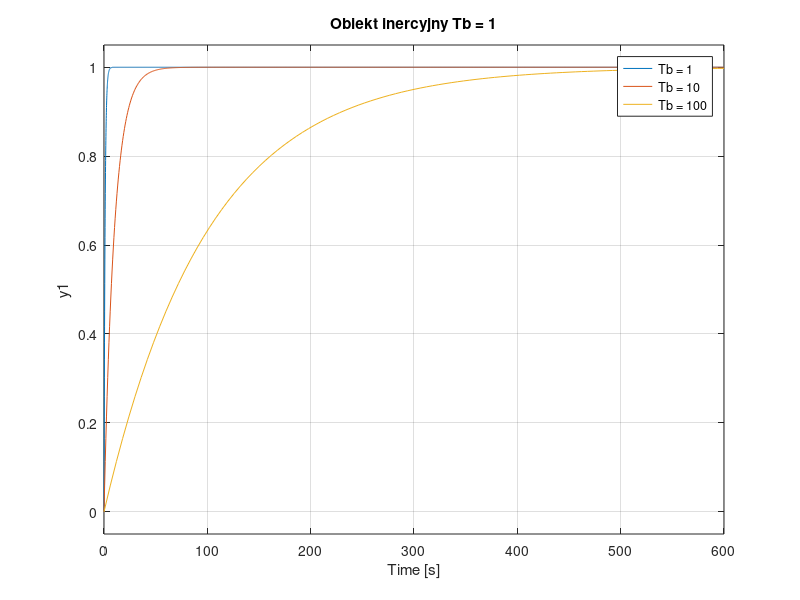
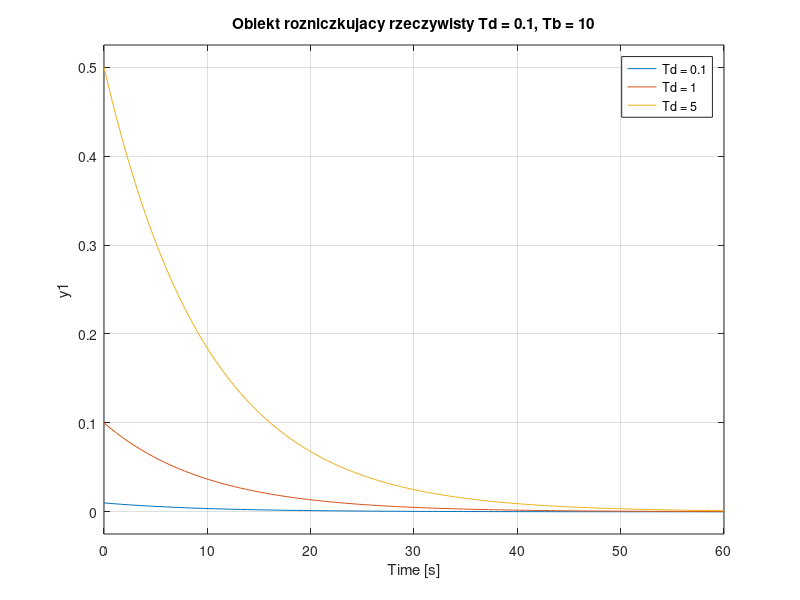
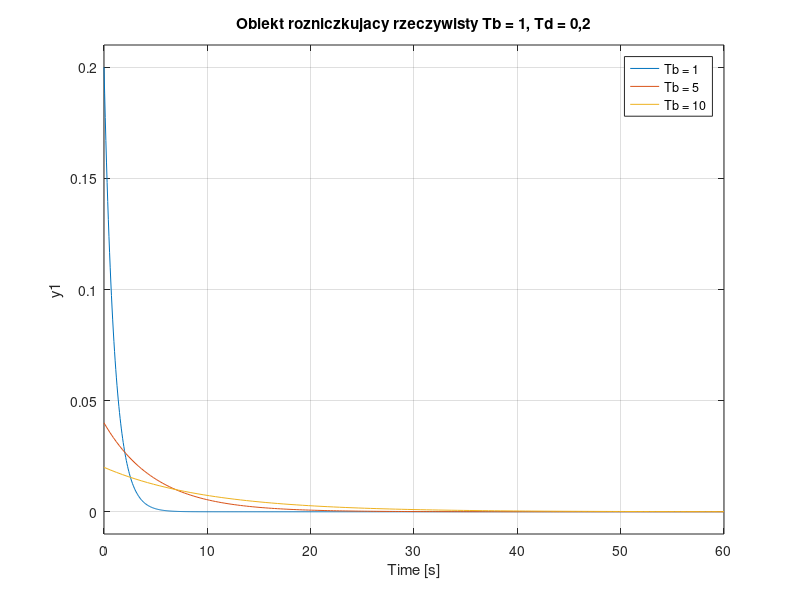

MATLAB code to generate these figures, in order:
kp = 1;
%Dla inercyjnego
Tb1 = 1; Tb2 = 10; Tb3 = 100;

%Dla rozniczkujacego nr.1
Td1 = 0.1; Td2 = 1; Td3 = 5;

%Dla rozniczkujacego nr.2
Tb21 = 1; Tb22 = 5; Tb23 = 10; Td21 = 0.2;

%Transmitancja dla podpunktu i
sys11 = tf(kp, [Tb1 1]);
sys12 = tf(kp, [Tb2 1]);
sys13 = tf(kp, [Tb3 1]);

%Transmitancja dla podpunktu ii
sys21 = tf([kp*Td1 0], [Tb2 1]);
sys22 = tf([kp*Td2 0], [Tb2 1]);
sys23 = tf([kp*Td3 0], [Tb2 1]);

%Transmitancja dla podpunktu iii
sys31 = tf([kp*Td21 0], [Tb21 1]);
sys32 = tf([kp*Td21 0], [Tb22 1]);
sys33 = tf([kp*Td21 0], [Tb23 1]);

figure('Name', '(i) inercyjny')
step(sys11, sys12, sys13);
title('Obiekt inercyjny Tb = 1');
legend('Tb = 1', 'Tb = 10', 'Tb = 100');
grid on;

figure('Name', '(ii) rozniczkujacy');
step(sys21, sys22, sys23);
title('Obiekt rozniczkujacy rzeczywisty Td = 0.1, Tb = 10');
legend('Td = 0.1', 'Td = 1', 'Td = 5');
grid on;

figure('Name', '(iii) rozniczkujacy');
step(sys31, sys32, sys33);
title('Obiekt rozniczkujacy rzeczywisty Tb = 1, Td = 0,2');
legend('Tb = 1', 'Tb = 5', 'Tb = 10');
grid on;
